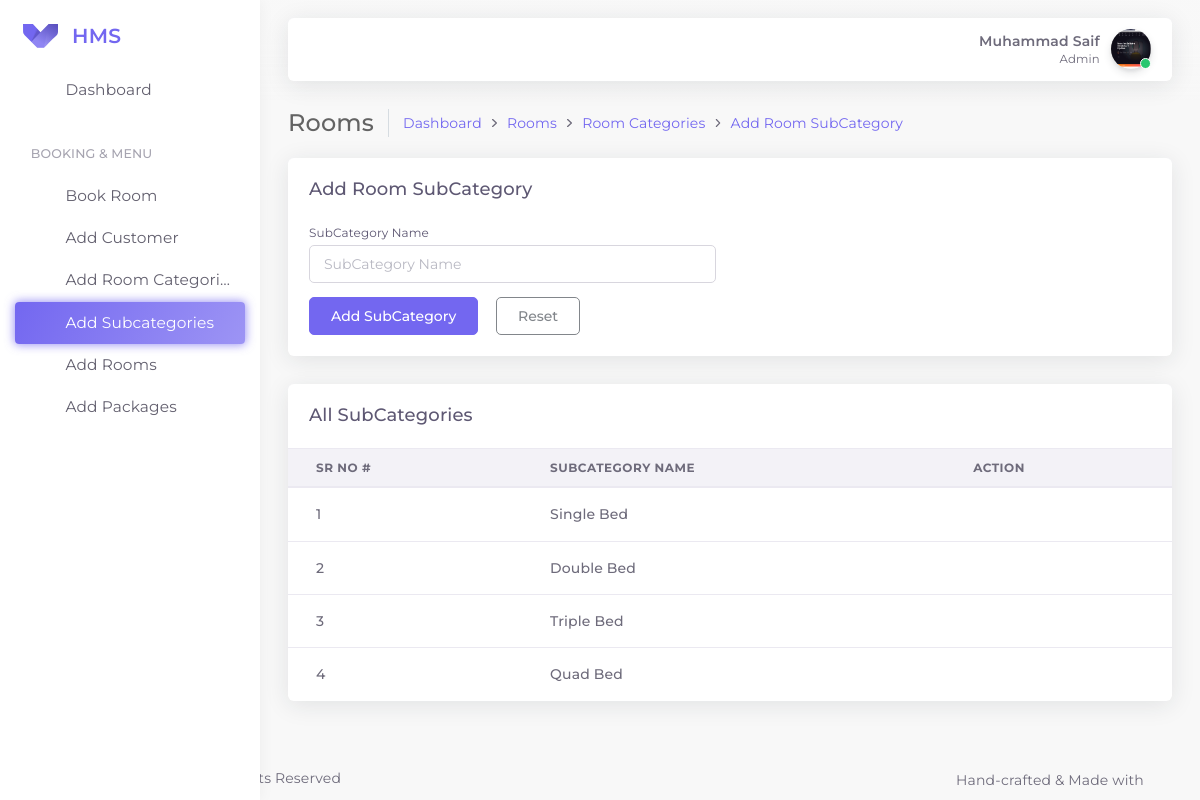
The page /themes/pages/addroomsubcategory.php (signed in) on the database its author committed.
### tables this page shows
CREATE TABLE `hms_rooms_subcategories` (
  `subcatid` int(11) NOT NULL,
  `name` varchar(100) NOT NULL,
  `created_at` datetime NOT NULL DEFAULT current_timestamp()
);

### app-assets/classes/Rooms.php (called while the page is built, shortened)
<?php
class Rooms
{
    protected $conn;
    public function __construct($conn)
    {
        $this->conn = $conn;
    }
    public function get_all_subcategories()
    {
        $stmt = $this->conn->prepare("SELECT * FROM hms_rooms_subcategories");
        $stmt->execute();
        $stmt->setFetchMode(PDO::FETCH_ASSOC);
        $subcategories = $stmt->fetchAll();
        if ($subcategories) {
            return $subcategories;
        } else {
            return false;
        }
    }
}

### app-assets/includes/getsubcategory.php (the view, shortened to what this page needs)
<?php
$db = new DbConnect;
$conn = $db->DbConnection();
$rooms = new Rooms($conn);
$subcategories = $rooms->get_all_subcategories();
?>
<div class="row" id="basic-table">
    <div class="col-12">
        <div class="card">
            <div class="card-header">
                <h4 class="card-title">All SubCategories</h4>
            </div>
            <div class="table-responsive">
                <table class="table">
                    <thead>
                        <tr>
                            <th>Sr No #</th>
                            <th>SubCategory Name</th>
                            <th>Action</th>
                        </tr>
                    </thead>
                    <tbody>
                        <?php
                        if ($subcategories) {
                            foreach ($subcategories as $category) {
                                echo '<tr>
                            <td>
                                <span class="font-weight-bold">' . $category["subcatid"] . '</span>
                            </td>
                            <td class="font-weight-bold">' . $category["name"] . '</td>
                            <td>
                                <div class="dropdown">
                                    <button type="button" class="btn btn-sm dropdown-toggle hide-arrow" data-toggle="dropdown">
                                        <i data-feather="more-vertical"></i>
                                    </button>
                                    <div class="dropdown-menu">
                                        <a class="dropdown-item" href="javascript:void(0);">
                                            <button type="button" class="btn btn-outline-primary btnedit" data-toggle="modal" data-target="#inlineForm">
                                                <i data-feather="edit-2" class="mr-50"></i>
                                                <span>Edit</span>
                                            </button>
                                        </a>
                                        <a class="dropdown-item" href="javascript:void(0);">
                                            <button type="button" class="btn btn-outline-danger btndelete" data-toggle="modal" data-target="#DeleteForm">
                                                <i data-feather="trash" class="mr-50"></i>
                                                <span>Delete</span>
                                            </button>
                                        </a>
                                    </div>
                                </div>
                            </td>
                        </tr>';
                            }
                        } else {
                            echo "<tr><td class='p-1'> No subcategories Found.</td><tr>";
                        }
                        ?>
                    </tbody>
                </table>
            </div>
        </div>
    </div>
</div>

### rows shown on the page
hms_rooms_subcategories: subcatid "1", name "Single Bed"
hms_rooms_subcategories: subcatid "2", name "Double Bed"
hms_rooms_subcategories: subcatid "3", name "Triple Bed"
hms_rooms_subcategories: subcatid "4", name "Quad Bed"

### other values the page prints
$_SESSION["full_name"] "Muhammad Saif"
$_SESSION["role_id"] "Admin"
